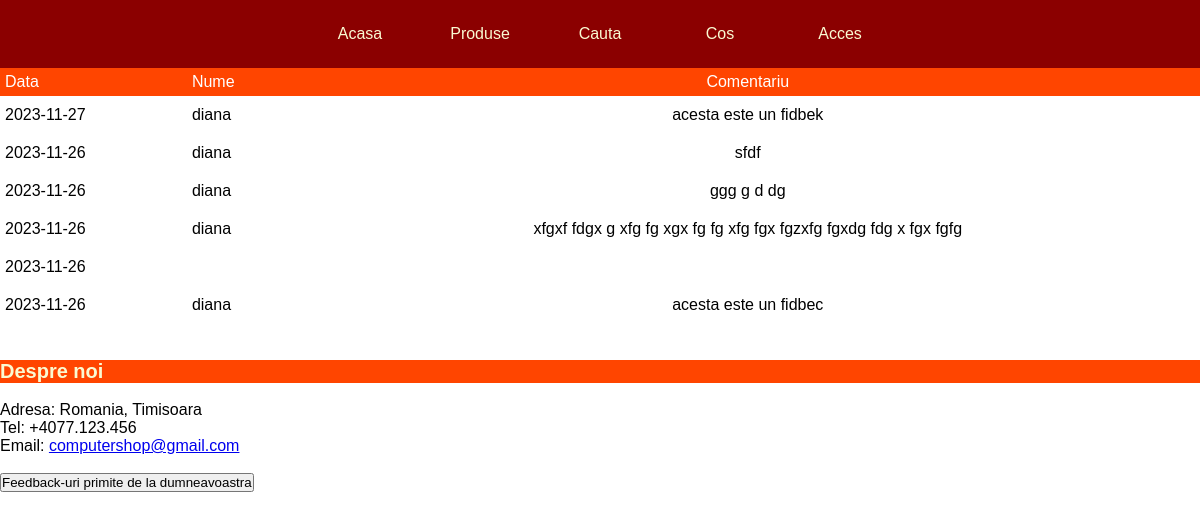
The page /pareri.php on the database its author committed.
### tables this page shows
CREATE TABLE `feedbacks` (
  `nume` text NOT NULL,
  `feedback` text NOT NULL,
  `data` date NOT NULL
);

### pareri.php (the view)
<?php include 'cap.php'?>
<?php include 'meniu.php'?>
<?php
$sir="select * from feedbacks order by data desc";
$res = mysqli_query($con,$sir);
print "<table border='0'><tr><th>Data</th><th>Nume</th><th>Comentariu</th></tr>";
while($row = mysqli_fetch_array($res)){
    $data=$row['data'];
    $nume=$row['nume'];
    $comentariu=$row['feedback'];
    print "<tr><td>$data</td><td>".$nume."</td><td>".$comentariu."</td></tr>";
}
print "</table>";
?>
<?php include 'coada.php'?>

### cap.php (shortened to what this page needs)
<?php
 print "<html>";
 print "<!DOCTYPE html>";
 print "<html lang='en'>";
    print "<head>";
        print "<link rel='stylesheet' href='style.css'>";
    print "</head>";
    print "<body>";
?>

### meniu.php (shortened to what this page needs)
<?php
include 'conecteaza.php';
$sir1 = " SELECT * FROM `categorie` where id_meniu=1 ORDER BY denumire ";
$res1 = mysqli_query($con,$sir1);
if ($admin==1){
    print "<div class='menu-bar'>";
       print "<ul>";
            print "<li><a href='index.php'>Acasa</a></li>";
            print "<li><a href='products.php'>Produse</a>";
            print "<div class='sub-menu1'>";
                print "<ul>";
                while($row1 = mysqli_fetch_array($res1)){
                    $denumire=$row1['denumire'];
                    $id_categorie=$row1['id_categorie'];
                    $link=$row1['link'];
                    print "<li class='hover-me'><a href=".$link.">".$denumire."></a>";
                    print "</li>";
                }
            print "</div>";
            print "<li><a href='cauta.php'>Cauta</a></li>";
            print "<li><a href='adaug_produse.php'>Adaugare produse</a></li>";
            print "<li><a href='cos.php'>Cos</a></li>";
            print "<li><a href='login.php'>Acces</a></li>";
            if ($nume!=""){
                print "<li><a href='sumar_cos.php'>Istoric comenzi ".ucfirst($nume)." </a></li>";
                print "<li><a href='logout.php'>Iesire ".ucfirst($nume)." </a></li>";
            }
        print "</ul>";
    print "</div>";
}
else{
    print "<div class='menu-bar'>";
	   print "<ul>";
            print "<li><a href='index.php'>Acasa</a></li>";
            print "<li><a href='products.php'>Produse</a>";
            print "<li><a href='cauta.php'>Cauta</a></li>";
            print "<li><a href='cos.php'>Cos</a></li>";
            print "<li><a href='login.php'>Acces</a></li>";
        print "</ul>";
    print "</div>";
}
 ?>

### coada.php (shortened to what this page needs)
<br><br>
<h2>Despre noi</h2>
<br>
<span id="mySpan" ><p>Adresa: Romania, Timisoara<br>
Tel: +4077.123.456<br>
Email: <a href="mailto:diana.sirbu03@e-uvt.ro">computershop@gmail.com</a> <br><br>
<a href="pareri.php">
<button>
	Feedback-uri primite de la dumneavoastra
</button>
</a>
</p>
</span>
</body>
</html>

### style.css (style rules this page uses)
* { box-sizing:border-box; padding:0; margin:0; }
body { height:650px; background-size:cover; box-sizing:border-box; font-family:sans-serif; }
h2 { font-size:20px; text-align: left; color: lightgoldenrodyellow; background-color:orangered; z-index: -2; }
.menu-bar { background:darkred; text-align:center; z-index: 300000000; }
.menu-bar ul { display:inline-flex; list-style:none; color: orangered ; z-index: 333333; }
.menu-bar ul li { width:100px; margin:10px; padding:15px; z-index: 333333; }
.menu-bar ul li a { text-decoration:none; color:lightgoldenrodyellow; z-index: 2222; }
table { width: 100%; border-collapse: collapse; }
th { text-align: left; padding: 5px; color: #fff; background: orangered; font-weight: normal; }
td { padding: 10px 5px; }
td:last-child { text-align: center; }
th:last-child { text-align: center; }

### rows shown on the page
feedbacks: data "2023-11-27", nume "diana", feedback "acesta este un fidbek"
feedbacks: data "2023-11-26", nume "diana", feedback "sfdf"
feedbacks: data "2023-11-26", nume "diana", feedback "ggg g d dg"
feedbacks: data "2023-11-26", nume "diana", feedback "xfgxf fdgx g xfg fg xgx fg fg xfg fgx fgzxfg fgxdg fdg x fgx fgfg"
feedbacks: data "2023-11-26"
feedbacks: data "2023-11-26", nume "diana", feedback "acesta este un fidbec"
